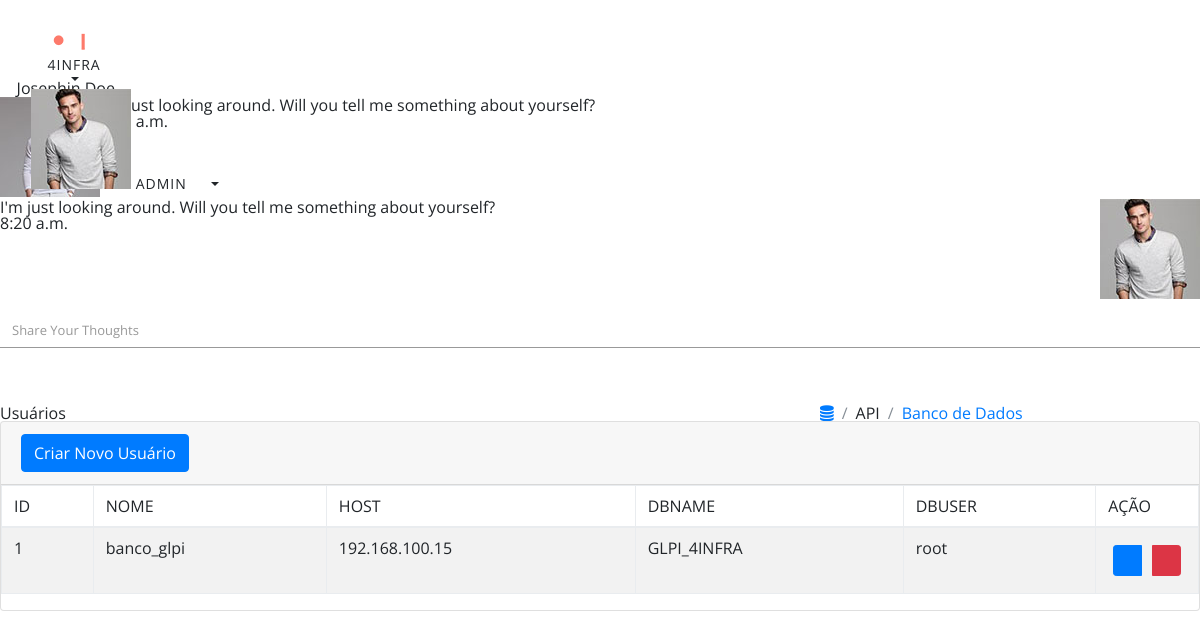
Page /bancoDeDados (signed in) on the committed database.
### tables this page shows
CREATE TABLE `cadastro_banco` (
  `id` int(11) NOT NULL,
  `id_entidade` int(11) NOT NULL,
  `nome` varchar(50) NOT NULL,
  `host` varchar(50) NOT NULL,
  `dbname` varchar(50) NOT NULL,
  `dbuser` varchar(50) NOT NULL,
  `password` varchar(50) NOT NULL,
  PRIMARY KEY (`id`)
);

### core/controller.php (called while the page is built, shortened)
<?php
class controller {
    public function loadTemplate($viewName, $viewDados = array()) {
        require 'views/template.php';
    }
    public function loadViewInTemplate($viewName, $viewDados = array()) {
        extract($viewDados);
        require 'views/'.$viewName.'.php';
    }
}

### core/Core.php (called while the page is built, shortened)
<?php
class Core {
    public function run(){
        $url = '/';
        if (isset($_GET['url'])) {
            $url .= $_GET['url'];
        }
        $params = array();
        if (!empty($url) && $url !='/') {
            $url = explode('/', $url);
            array_shift($url);
            array_shift($url);
            if (isset($url[0]) && !empty($url[0])) {
                $currentAction = $url[0];
                array_shift($url);
            } else {
                $currentAction = 'index';
            }
        } else {
            $currentController = 'dashboardController';
            $currentAction = 'index';
        }
        $c = new $currentController();
        call_user_func_array(array($c, $currentAction), $params);
    }
}

### index.php (called while the page is built, shortened)
<?php
$core = new Core();
$core->run();
?>

### core/model.php (called while the page is built, shortened)
<?php
class model {
    public function __construct()
    {
        global $db;
        $this->db = $db;
    }
}

### models/Banco.php (called while the page is built)
<?php
class Banco extends model {
    public function getListBanco($id_entidade){
        $array = array();
        $sql = $this->db->prepare("SELECT * FROM cadastro_banco WHERE id_entidade = :id_entidade");
        $sql->bindValue(':id_entidade', $id_entidade);
        $sql->execute();
        if ($sql->rowCount() > 0) {
            $array = $sql->fetchAll();
        }
        return $array;
    }
}

### models/Usuarios.php (called while the page is built, shortened)
<?php
class Usuarios extends model {
    private $userInfo;
    public function setLoggedUsuario(){
        if(isset($_SESSION['sessionName']) && !empty($_SESSION['sessionName'])){
            $id = $_SESSION['sessionId'];
            $sql = $this->db->prepare("SELECT * FROM usuario WHERE id = :id");
            $sql->bindValue(':id', $id);
            $sql->execute();
            if ($sql->rowCount() > 0) {
                $this->userInfo = $sql->fetch();
            }
        }
    }
    public function getEntidade() {
        if (isset($this->userInfo['id_entidade'])) {
            return $this->userInfo['id_entidade'];
        } else {
            return 0;
        }
    }
}

### models/Entidades.php (called while the page is built, shortened)
<?php
class Entidades extends model {
    private $entidadeInfo;
    public function __construct($id)
    {
        $sql = $this->db->prepare("SELECT * FROM entidade WHERE id = :id");
        $sql->bindValue(':id', $id);
        $sql->execute();
        if ($sql->rowCount() > 0) {
            $this->entidadeInfo = $sql->fetch();
        }
    }
    public function getNome(){
        if (isset($this->entidadeInfo['nome'])) {
            return $this->entidadeInfo['nome'];
        } else {
            return '';
        }
    }
}

### models/Perfil.php (called while the page is built, shortened)
<?php
class Perfil extends model {
    public function getListPerfil($id_entidade){
        $array = array();
        $sql = $this->db->prepare("SELECT * FROM grupo_permissao WHERE id_entidade = :id_entidade");
        $sql->bindValue(':id_entidade', $id_entidade);
        $sql->execute();
        if ($sql->rowCount() > 0) {
            $array = $sql->fetchAll();
        }
        return $array;
    }
}

### views/bancoDeDados.php (the view)
<div class="page-header">
    <div class="row align-items-end">
        <div class="col-lg-8">
            <div class="page-header-title">
                <div class="d-inline">
                    <h4>Usuários</h4>
                </div>
            </div>
        </div>
        <div class="col-lg-4">
            <div class="page-header-breadcrumb">
                <ul class="breadcrumb-title">
                    <li class="breadcrumb-item">
                        <a href="<?php echo BASE_URL;?>bancoDeDados"> <i class="fa fa-database"></i> </a>
                    </li>
                    <li class="breadcrumb-item">API
                    </li>
                    <li class="breadcrumb-item"><a href="<?php echo BASE_URL;?>bancoDeDados">Banco de Dados</a>
                    </li>
                </ul>
            </div>
        </div>
    </div>
</div>
<div class="card">
    <div class="card-header">
        <a href="<?php echo BASE_URL ;?>usuarios/add" class="btn btn-primary sweet-1 m-b-10">Criar Novo Usuário</a>
    </div>
    <div class="card-block">
        <div class="table-responsive">
            <table class="table table-striped table-bordered" id="example-2">
                <thead>
                    <tr>
                        <th>ID</th>
                        <th>NOME</th>
                        <th>HOST</th>
                        <th>DBNAME</th>
                        <th>DBUSER</th>
                        <th>AÇÃO</th>
                    </tr>
                </thead>
                <tbody>
                    <?php foreach($getListBanco as $banco):?>
                    <tr>
                        <th scope="row"><?php echo $banco['id'];?></th>
                        <td class="tabledit-view-mode">
                            <span class="tabledit-span"><?php echo $banco['nome'];?></span>
                        </td>
                        <td class="tabledit-view-mode">
                            <span class="tabledit-span"><?php echo $banco['host'];?></span>
                        </td>
                        <td class="tabledit-view-mode">
                            <span class="tabledit-span"><?php echo $banco['dbname'];?></span>
                        </td>
                        <td class="tabledit-view-mode">
                            <span class="tabledit-span"><?php echo $banco['dbuser'];?></span>
                        </td>
                        <td style="white-space: nowrap; width: 1%;">
                            <div class="tabledit-toolbar btn-toolbar" style="text-align: left;">
                                <div class="btn-group btn-group-sm" style="float: none;">
                                    <a href="<?php echo BASE_URL ;?>usuarios/edit/<?php echo $usuario['id'];?>" class="tabledit-edit-button btn btn-primary waves-effect waves-light" style="float: none;margin: 5px;">
                                        <span class="icofont icofont-ui-edit"></span>
                                    </a>
                                    <a href="<?php echo BASE_URL ;?>usuarios/delet/<?php echo $usuario['id'];?>" class="tabledit-delete-button btn btn-danger waves-effect waves-light" style="float: none;margin: 5px;">
                                        <span class="icofont icofont-ui-delete"></span>
                                    </a>
                                </div>
                            </div>
                        </td>
                    </tr>
                    <?php endforeach;?>
                </tbody>
            </table>
        </div>
    </div>
</div>

### assets/extra-pages/landingpage/assets/css/style.css (style rules this page uses)
html, body, div, span, applet, object, iframe, h1, h2, h3, h4, h5, h6, p, blockquote, pre, a, abbr, acronym, address, big, cite, code, del, dfn, em, img, ins, kbd, q, s, samp, small, strike, strong, sub, sup, tt, var, b, u, i, center, dl, dt, dd, ol, ul, li, fieldset, form, label, legend, table, caption, tbody, tfoot, thead, tr, th, td, article, aside, canvas, details, embed, figure, figcaption, footer, header, hgroup, menu, nav, output, ruby, section, summary, time, mark, audio, video { margin: 0; padding: 0; border: 0; font-size: 100%; font: inherit; vertical-align: baseline; font-weight:400; }
body { font-family:"Open Sans",sans-serif; line-height: 1; }
ol, ul { list-style: none; }
table { border-collapse: collapse; border-spacing: 0; }
html * { text-rendering: optimizeLegibility !important; -webkit-font-smoothing: antialiased; -moz-osx-font-smoothing: grayscale; }
body { -webkit-font-smoothing: antialiased; -moz-osx-font-smoothing: grayscale; }
*, *:after, *:before { -webkit-box-sizing: border-box; -moz-box-sizing: border-box; box-sizing: border-box; }

### rows in the picture
cadastro_banco: id "1", nome "banco_glpi", host "192.168.100.15", dbname "GLPI_4INFRA", dbuser "root"

### other values in the picture
$viewDados['nomeEntidade'] "4INFRA"
$_SESSION['sessionName'] "ADMIN"
